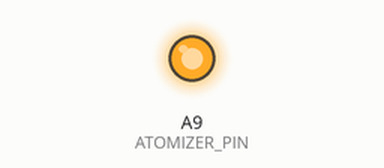
Simulated run of this sketch. Board: Arduino Mega 2560, built with avr-gcc and run on an emulated ATmega2560. Parts: output pins drawn as LEDs (lit = HIGH).

Above: at 5.0 s.
At 12.5 s:
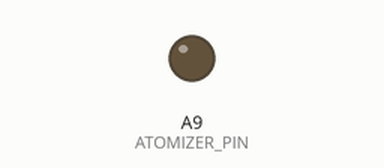
Timing chart, 0 to 19.5 s (numbered marks = the images above):
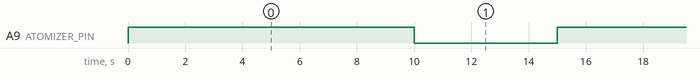

The sketch:

SimpleGroveHumidifier.ino
```cpp
#define ATOMIZER_PIN A9

void setup() {
  pinMode(ATOMIZER_PIN, OUTPUT);
  digitalWrite(ATOMIZER_PIN, LOW);
}

void loop() {
  digitalWrite(ATOMIZER_PIN, HIGH);  // atomizer ON
  delay(10000);                      // 10 seconds

  digitalWrite(ATOMIZER_PIN, LOW);   // atomizer OFF
  delay(5000);                       // 5 seconds
}
```

Measured:
- by itself, A9 (ATOMIZER_PIN): alternates HIGH for 10.0 s and LOW for 5.0 s
